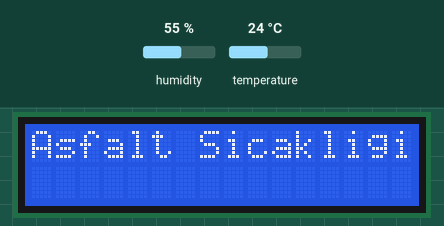
A sketch run on a simulated Arduino Uno, built with avr-gcc and run on an emulated ATmega328P. Parts: 16×2 character LCD. The test bench sets the inputs (shaded band); at power-on: temperature 24 °C, humidity 55 %.

Above: at 0.6 s.
At 1.7 s:
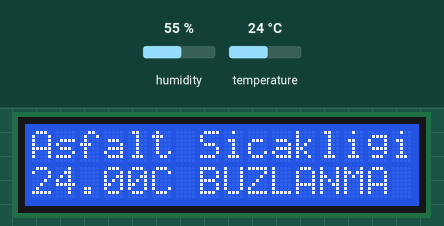
1.8 s: temperature set to 1 °C
At 4.8 s:
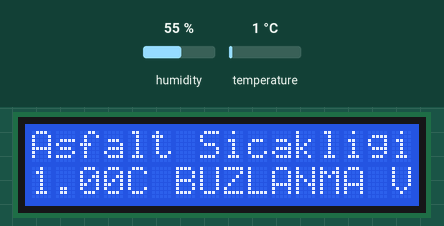
5.1 s: temperature set to 4 °C
At 8.8 s:
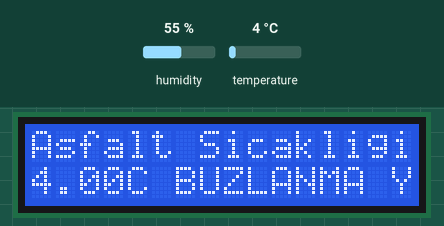
9.1 s: temperature set to 12 °C
At 12.9 s:
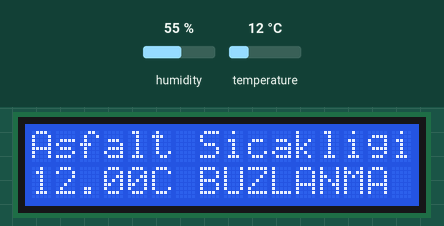
Timing chart, 0 to 14.4 s (numbered marks = the images above; inputs shaded):
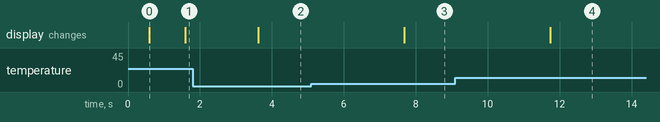

The sketch:

bitirme_projesi.ino
```cpp
#include <dht.h>
#include <LiquidCrystal.h>

dht DHT;
#define DHT11_PIN 7
LiquidCrystal lcd(12,11,5,4,3,2);

void setup()
{

  lcd.begin(16,2);
  lcd.print("Asfalt Sicaklik Olcumu");
  delay(500);
}

void loop()
{
  int okunanDeger = DHT.read11(DHT11_PIN);


  lcd.setCursor(0,0);
  lcd.print("Asfalt Sicakligi: ");
  delay(1000);
  lcd.setCursor(0,1);
  lcd.print(DHT.temperature);
  lcd.print("C");
  if(DHT.temperature<=2)
  {
    lcd.print(" BUZLANMA VAR!!!");
  }
  else
  {
    lcd.print(" BUZLANMA YOK!!!");
  }
  delay(1000);

}
```

Measured:
- the behaviour switches between 2 and 3 °C on temperature (found by bisection; images 2 and 3)
- after the input at 1.8 s, the display: changes after 1.8 s (image 2)
- after the input at 5.1 s, the display: changes after 2.6 s (image 3)
- after the input at 9.1 s, the display: changes after 2.6 s (image 4)
- what the display in image 0 shows lasts 1.0 s, from 0.6 s to 1.6 s
